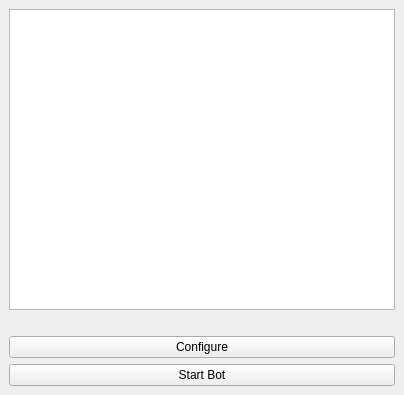
<?xml version="1.0" encoding="UTF-8"?>
<ui version="4.0">
 <class>main_window</class>
 <widget class="QMainWindow" name="main_window">
  <property name="geometry">
   <rect>
    <x>0</x>
    <y>0</y>
    <width>404</width>
    <height>395</height>
   </rect>
  </property>
  <property name="windowTitle">
   <string>Hue Bot</string>
  </property>
  <widget class="QWidget" name="central_widget">
   <layout class="QVBoxLayout" name="verticalLayout">
    <item>
     <widget class="QListWidget" name="text_list"/>
    </item>
    <item>
     <spacer name="horizontalSpacer">
      <property name="orientation">
       <enum>Qt::Horizontal</enum>
      </property>
      <property name="sizeHint" stdset="0">
       <size>
        <width>40</width>
        <height>20</height>
       </size>
      </property>
     </spacer>
    </item>
    <item>
     <widget class="QPushButton" name="config_button">
      <property name="text">
       <string>Configure</string>
      </property>
     </widget>
    </item>
    <item>
     <widget class="QPushButton" name="start_button">
      <property name="text">
       <string>Start Bot</string>
      </property>
     </widget>
    </item>
   </layout>
  </widget>
 </widget>
 <resources/>
 <connections/>
</ui>
